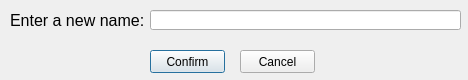
<?xml version="1.0" encoding="UTF-8"?>
<ui version="4.0">
 <class>Dialog</class>
 <widget class="QDialog" name="Dialog">
  <property name="geometry">
   <rect>
    <x>0</x>
    <y>0</y>
    <width>468</width>
    <height>80</height>
   </rect>
  </property>
  <property name="windowTitle">
   <string>Rename File/Directory</string>
  </property>
  <widget class="QLabel" name="newNameLabel">
   <property name="geometry">
    <rect>
     <x>10</x>
     <y>10</y>
     <width>141</width>
     <height>20</height>
    </rect>
   </property>
   <property name="font">
    <font>
     <pointsize>12</pointsize>
    </font>
   </property>
   <property name="text">
    <string>Enter a new name:</string>
   </property>
  </widget>
  <widget class="QLineEdit" name="newNameInput">
   <property name="geometry">
    <rect>
     <x>150</x>
     <y>10</y>
     <width>311</width>
     <height>20</height>
    </rect>
   </property>
   <property name="clearButtonEnabled">
    <bool>false</bool>
   </property>
  </widget>
  <widget class="QPushButton" name="confirmNewNameButton">
   <property name="geometry">
    <rect>
     <x>150</x>
     <y>50</y>
     <width>75</width>
     <height>23</height>
    </rect>
   </property>
   <property name="text">
    <string>Confirm</string>
   </property>
  </widget>
  <widget class="QPushButton" name="cancelRenameButton">
   <property name="geometry">
    <rect>
     <x>240</x>
     <y>50</y>
     <width>75</width>
     <height>23</height>
    </rect>
   </property>
   <property name="text">
    <string>Cancel</string>
   </property>
  </widget>
 </widget>
 <resources/>
 <connections/>
</ui>
